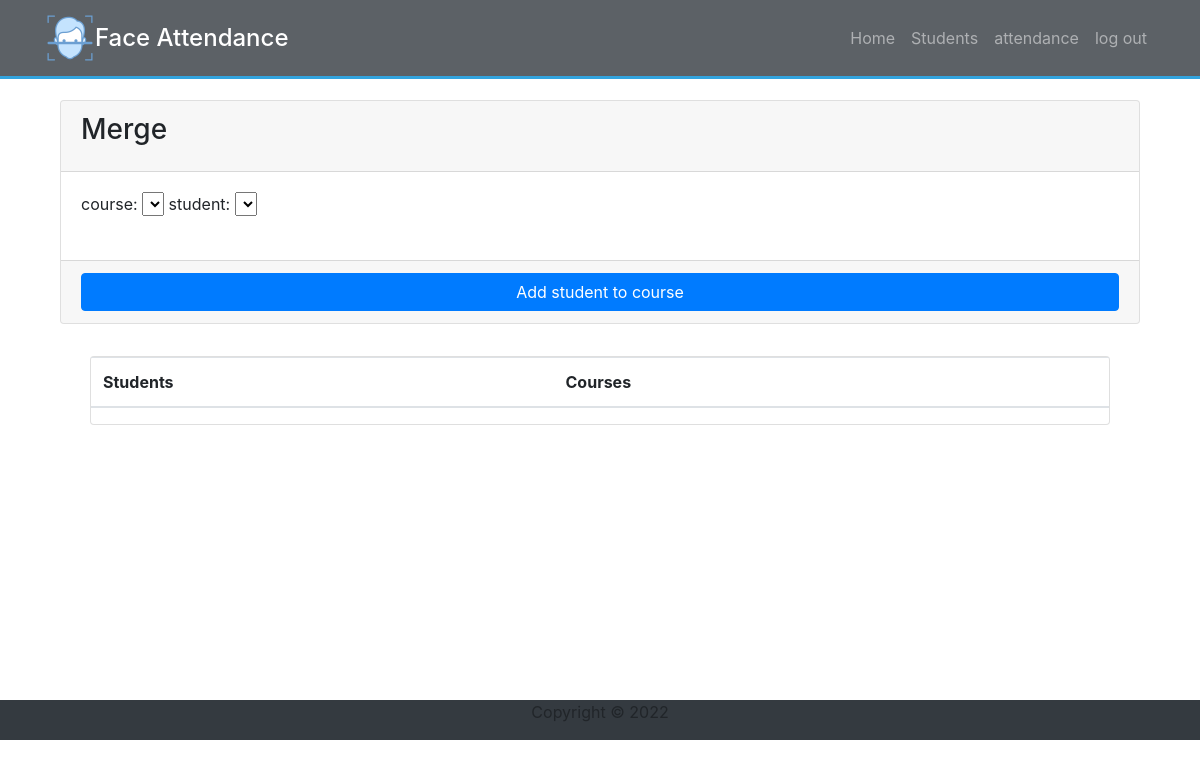
The app's page /merge/ (signed in), older data.
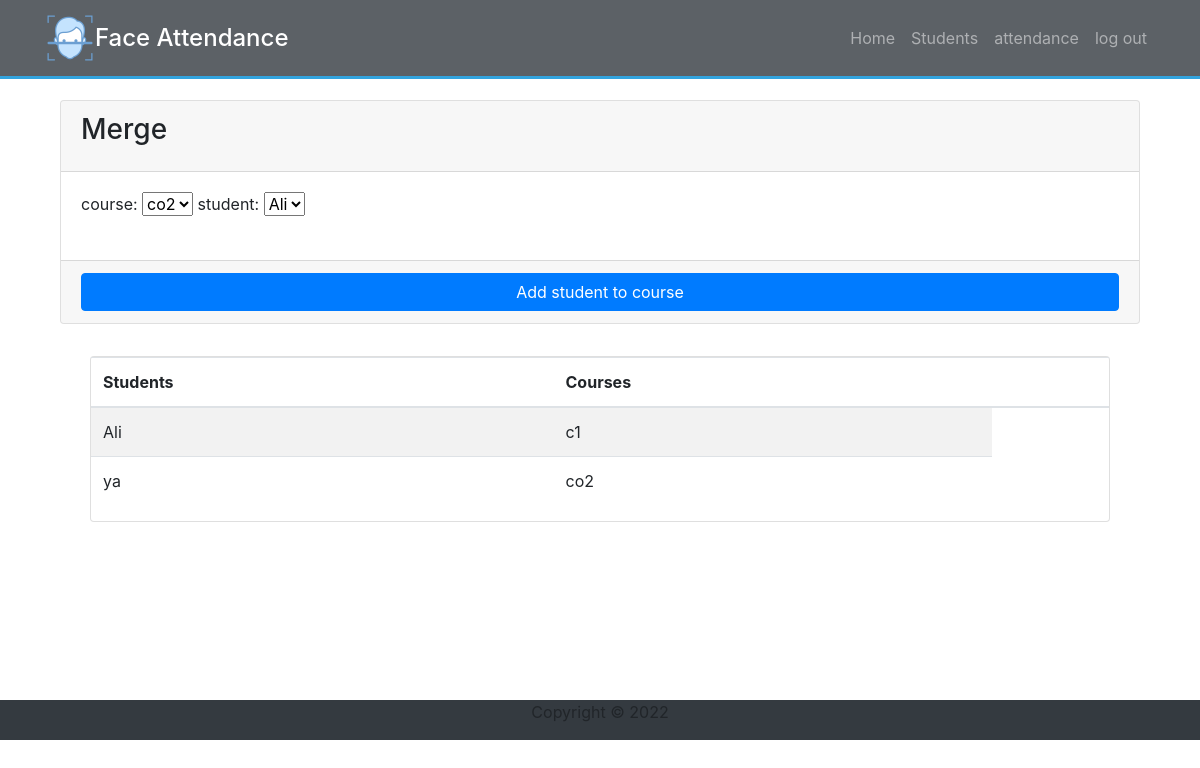
The same page, newer data.
### attendance_app/models.py (models this page shows, shortened)
class student_with_course(models.Model):
    course_name=models.CharField(max_length=255, default="")
    student_name=models.CharField(max_length=255, default="")
    week1 = models.IntegerField(default=0)
    date_txt= models.TextField(blank = True)
    created_at=models.DateTimeField(auto_now_add=True)
    updated_at=models.DateTimeField(auto_now_add=True)
    objects=models.Manager()

### attendance_app/views.py (the view)
# urls.py: path('merge/', views.merge, name="merge"),
@login_required
def merge(request):
    stu = addStudent.objects.all()
    cou = Courses.objects.all()
    s_c = student_with_course.objects.all().order_by("student_name")
    return render(request, "attendance_app/merge.html",{"stu":stu, "cou":cou,"s_c":s_c})

### attendance_app/models.py (called while the page is built)
    def __str__(self):
     return '{}'.format(self.course_name)

    def __str__(self):
        return '{}'.format(self.student_name)

### templates/attendance_app/merge.html (shortened to what this page needs)
{% load static %}
<!DOCTYPE html>
<html lang="en">
<head>
  <link rel="stylesheet" href="{% static 'CSS/font-awesome.min.css' %}">
  <link rel="stylesheet" href="{% static 'CSS/students_contents.css' %}">
  <link rel="stylesheet" href="https://cdn.jsdelivr.net/npm/bootstrap@4.0.0/dist/css/bootstrap.min.css">
</head>
<body id="home">
   <div>
    <nav class="navbar navbar-expand-sm bg-dark navbar-dark fixed-top">
      <div class="container">
          <a href="Home.html" class="navbar-brand">
              <img src="{% static 'img/nav_icon.png' %}" width="50" height="50" alt=""><h4 class="d-inline align-middle">Face Attendance</h4>
            </a>
        <div class="collapse navbar-collapse" id="navbarCollapse">
          <ul class="navbar-nav ml-auto">
            <li class="nav-item">
              <a href="/home/" class="nav-link">Home</a>
            </li>
            <li class="nav-item">
              <a href="/Students/" class="nav-link">Students</a>
            </li>
            <li class="nav-item">
              <a href="/attendance/" class="nav-link">attendance</a>
            </li>
            <li class="nav-item">
              <a href="{% url 'logout' %}" class="nav-link">log out</a>
            </li>
          </ul>
        </div>
      </div>
    </nav>
  </div>
    <header id="home-section2">
    <div class="container">
    <section class="content">
        <div class="container-fluid">
            <div class="row">
                <div class="col-md-12">
              <div class="card card-primary">
                <div class="card-header">
                  <h3 class="card-title">Merge</h3>
                </div>
                <form role="form" action="/merge_save/" method="POST">
                  <div class="card-body">
                    <div class="form-group">
                        <label >course:</label>
                        <select name="course"  >
                            {% for option in cou %}
                            <option value="{{ option }}" >{{ option }}</option>
                            {% endfor %}
                        </select>
                      <label >student:</label>
                      <select name="student"  >
                        {% for option in stu %}
                        <option value="{{ option }}" >{{ option }}</option>
                        {% endfor %}
                      </select>
                    </div>
                 </div>
                  <div class="card-footer">
                    <button type="submit" class="btn btn-primary btn-block">Add student to course</button>
                  </div>
                </form>
              </div>
              <div class="py-3"></div>
<section id="posts">
  <div class="container center">
      <div class="col-lg-12">
        <div class="card">
          <table class="table table-striped">
            <thead class="thead-inverse">
              <tr>
                <th>Students </th>
                <th>Courses </th>
                <th></th>
              </tr>
            </thead>
            <tbody>
              {% for stu in s_c %}
              <tr>
                <td>{{ stu.student_name }}</td>
                <td>{{ stu.course_name }}</td>
              </tr>
            {% endfor %}
            </tbody>
          </table>
      </div>
    </div>
  </div>
</section>
            </div>
            </div>
        </div>
      </section>
</div>
</header>
 <footer id="main-footer footer" class="bg-dark">
  <div class="container">
    <div class="row">
      <div class="col text-center">
        <div class="py-8">
          <p>Copyright &copy; 2022</p>
        </div>
      </div>
    </div>
  </div>
</footer>
  </body>
  </html>

Row changes from the older to the newer data that the page shows:
added student_with_course: student_name "Ali", course_name "c1"
added student_with_course: student_name "ya", course_name "co2"
Text that changed along with them:
form field course: (not shown) → "co2"
form field student: (not shown) → "Ali"
